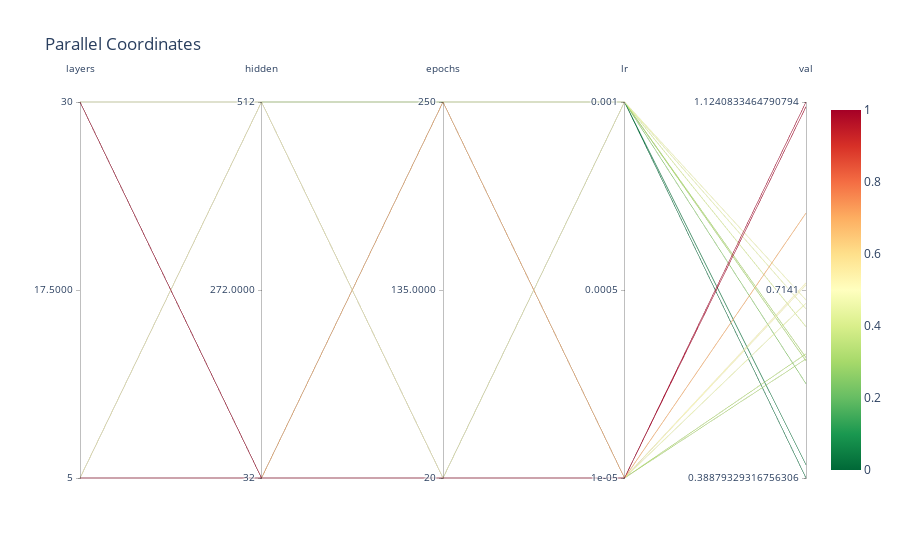
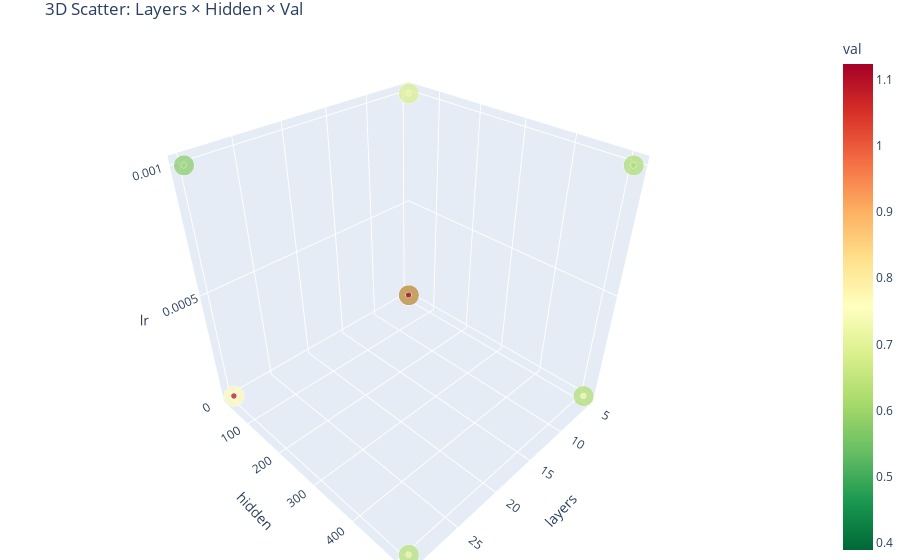
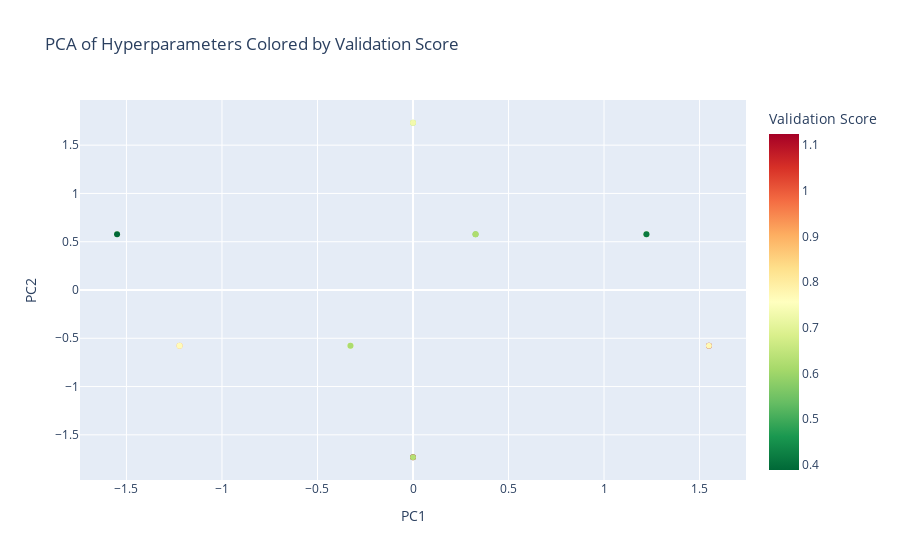
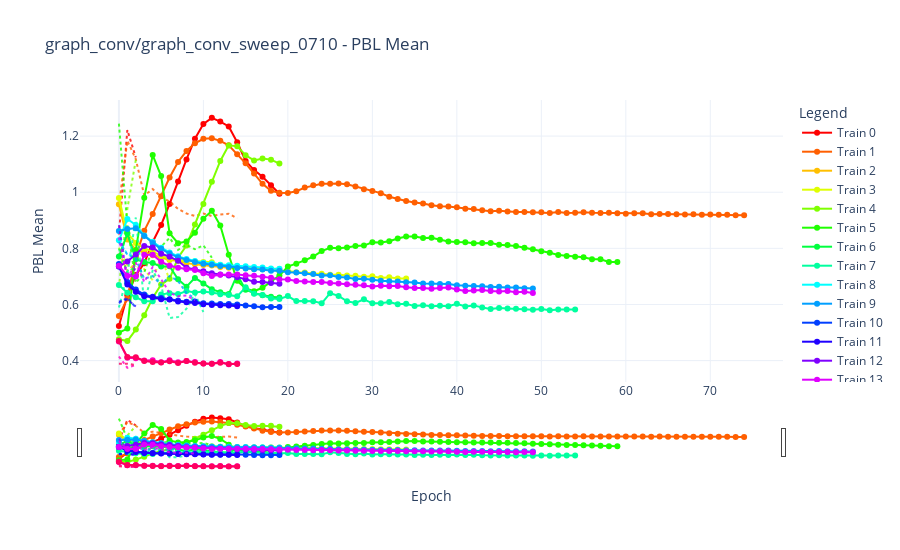

Notebook source saved alongside these figures, in order:
### Markdown cell above
---

### Code cell
data_df = pd.DataFrame()
parse_sweep("graph_conv/graph_conv_sweep_0710")
data_df = data_df.T

heatmap()
heatmap_matrix()
parallel_coordinates()
three_d_scatter()
pairplot()
pca_plot()
plot_train_val_interactive(data_df, sweep_name="graph_conv/graph_conv_sweep_0710")

### Figure 1 — Plotly figure (JSON) as saved in the notebook; plotly's stock layout.template omitted (floating-point values rounded to 4 significant figures)
{"data": [{"dimensions": [{"label": "layers", "range": [0, 1], "ticktext": ["5", "17.5000", "30"], "tickvals": [0, 0.5, 1], "values": [0.0, 1.0, 1.0, 1.0, 1.0, 0.0, 0.0, 1.0, 0.0, 0.0, 1.0, 1.0, 0.0, 1.0, 0.0, 0.0]}, {"label": "hidden", "range": [0, 1], "ticktext": ["32", "272.0000", "512"], "tickvals": [0, 0.5, 1], "values": [0.0, 0.0, 0.0, 1.0, 1.0, 0.0, 0.0, 1.0, 1.0, 1.0, 1.0, 0.0, 1.0, 0.0, 1.0, 0.0]}, {"label": "epochs", "range": [0, 1], "ticktext": ["20", "135.0000", "250"], "tickvals": [0, 0.5, 1], "values": [1.0, 1.0, 0.0, 0.0, 1.0, 1.0, 0.0, 1.0, 1.0, 1.0, 0.0, 0.0, 0.0, 1.0, 0.0, 0.0]}, {"label": "lr", "range": [0, 1], "ticktext": ["1e-05", "0.0005", "0.001"], "tickvals": [0, 0.5, 1], "values": [1.0, 0.0, 0.0, 1.0, 1.0, 0.0, 1.0, 0.0, 1.0, 0.0, 0.0, 1.0, 0.0, 1.0, 1.0, 0.0]}, {"label": "val", "range": [0, 1], "ticktext": ["0.38879329316756306", "0.7141", "1.1240833464790794"], "tickvals": [0, 0.5, 1], "values": [0.4023, 0.5136, 0.9876, 0.03497, 0.0, 0.7047, 0.4498, 0.3302, 0.3115, 0.3165, 0.4648, 0.4733, 0.5189, 0.2507, 0.3201, 1.0]}], "line": {"cmax": 1, "cmin": 0, "color": [0.4023, 0.5136, 0.9876, 0.03497, 0.0, 0.7047, 0.4498, 0.3302, 0.3115, 0.3165, 0.4648, 0.4733, 0.5189, 0.2507, 0.3201, 1.0], "colorscale": [[0, "rgb(0,104,55)"], [0.1, "rgb(26,152,80)"], [0.2, "rgb(102,189,99)"], [0.3, "rgb(166,217,106)"], [0.4, "rgb(217,239,139)"], [0.5, "rgb(255,255,191)"], [0.6, "rgb(254,224,139)"], [0.7, "rgb(253,174,97)"], [0.8, "rgb(244,109,67)"], [0.9, "rgb(215,48,39)"], [1, "rgb(165,0,38)"]], "showscale": true}, "type": "parcoords"}], "layout": {"title": {"text": "Parallel Coordinates"}}}

### Figure 2 — Plotly figure (JSON) as saved in the notebook; plotly's stock layout.template omitted (floating-point values rounded to 4 significant figures)
{"data": [{"hovertemplate": "<b>%{hovertext}</b><br><br>layers=%{x}<br>hidden=%{y}<br>lr=%{z}<br>epochs=%{marker.size}<br>val=%{marker.color}<extra></extra>", "hovertext": [3, 5, 4, 14, 15, 1, 2, 13, 11, 9, 12, 6, 8, 7, 10, 0], "legendgroup": "", "marker": {"color": [0.6846, 0.7664, 1.115, 0.4145, 0.3888, 0.9069, 0.7195, 0.6316, 0.6178, 0.6215, 0.7305, 0.7368, 0.7703, 0.5731, 0.6242, 1.124], "coloraxis": "coloraxis", "size": [250.0, 250.0, 20.0, 20.0, 250.0, 250.0, 20.0, 250.0, 250.0, 250.0, 20.0, 20.0, 20.0, 250.0, 20.0, 20.0], "sizemode": "area", "sizeref": 0.625, "symbol": "circle"}, "mode": "markers", "name": "", "scene": "scene", "showlegend": false, "type": "scatter3d", "x": [5.0, 30.0, 30.0, 30.0, 30.0, 5.0, 5.0, 30.0, 5.0, 5.0, 30.0, 30.0, 5.0, 30.0, 5.0, 5.0], "y": [32.0, 32.0, 32.0, 512.0, 512.0, 32.0, 32.0, 512.0, 512.0, 512.0, 512.0, 32.0, 512.0, 32.0, 512.0, 32.0], "z": [0.001, 1e-05, 1e-05, 0.001, 0.001, 1e-05, 0.001, 1e-05, 0.001, 1e-05, 1e-05, 0.001, 1e-05, 0.001, 0.001, 1e-05]}], "layout": {"coloraxis": {"colorbar": {"title": {"text": "val"}}, "colorscale": [[0, "rgb(0,104,55)"], [0.1, "rgb(26,152,80)"], [0.2, "rgb(102,189,99)"], [0.3, "rgb(166,217,106)"], [0.4, "rgb(217,239,139)"], [0.5, "rgb(255,255,191)"], [0.6, "rgb(254,224,139)"], [0.7, "rgb(253,174,97)"], [0.8, "rgb(244,109,67)"], [0.9, "rgb(215,48,39)"], [1, "rgb(165,0,38)"]]}, "legend": {"itemsizing": "constant", "tracegroupgap": 0}, "margin": {"b": 0, "l": 0, "r": 0, "t": 30}, "scene": {"domain": {"x": [0, 1], "y": [0, 1]}, "xaxis": {"title": {"text": "layers"}}, "yaxis": {"title": {"text": "hidden"}}, "zaxis": {"title": {"text": "lr"}}}, "title": {"text": "3D Scatter: Layers × Hidden × Val"}}}

### Figure 3 — Plotly figure (JSON) as saved in the notebook; plotly's stock layout.template omitted (floating-point values rounded to 4 significant figures)
{"data": [{"customdata": [[0, 5, 32, 20, 1e-05], [1, 5, 32, 250, 1e-05], [2, 5, 32, 20, 0.001], [3, 5, 32, 250, 0.001], [4, 30, 32, 20, 1e-05], [5, 30, 32, 250, 1e-05], [6, 30, 32, 20, 0.001], [7, 30, 32, 250, 0.001], [8, 5, 512, 20, 1e-05], [9, 5, 512, 250, 1e-05], [10, 5, 512, 20, 0.001], [11, 5, 512, 250, 0.001], [12, 30, 512, 20, 1e-05], [13, 30, 512, 250, 1e-05], [14, 30, 512, 20, 0.001], [15, 30, 512, 250, 0.001]], "hovertemplate": "PC1=%{x}<br>PC2=%{y}<br>run_id=%{customdata[0]}<br>layers=%{customdata[1]}<br>hidden=%{customdata[2]}<br>epochs=%{customdata[3]}<br>lr=%{customdata[4]}<br>val=%{marker.color}<extra></extra>", "legendgroup": "", "marker": {"color": [1.124, 0.9069, 0.7195, 0.6846, 1.115, 0.7664, 0.7368, 0.5731, 0.7703, 0.6215, 0.6242, 0.6178, 0.7305, 0.6316, 0.4145, 0.3888], "coloraxis": "coloraxis", "symbol": "circle"}, "mode": "markers", "name": "", "orientation": "v", "showlegend": false, "type": "scatter", "x": [6.661e-16, -1.222, -1.549, 1.222, 1.549, -1.222, -0.3274, 0.3274, 1.549, 0.3274, -5.551e-16, -0.3274, -4.441e-16, 4.441e-16, 1.222, -1.549], "xaxis": "x", "y": [-1.732, -0.5774, 0.5774, 0.5774, -0.5774, -0.5774, -0.5774, 0.5774, -0.5774, 0.5774, 1.732, -0.5774, 1.732, -1.732, 0.5774, 0.5774], "yaxis": "y"}], "layout": {"coloraxis": {"colorbar": {"title": {"text": "Validation Score"}}, "colorscale": [[0, "rgb(0,104,55)"], [0.1, "rgb(26,152,80)"], [0.2, "rgb(102,189,99)"], [0.3, "rgb(166,217,106)"], [0.4, "rgb(217,239,139)"], [0.5, "rgb(255,255,191)"], [0.6, "rgb(254,224,139)"], [0.7, "rgb(253,174,97)"], [0.8, "rgb(244,109,67)"], [0.9, "rgb(215,48,39)"], [1, "rgb(165,0,38)"]]}, "legend": {"tracegroupgap": 0}, "title": {"text": "PCA of Hyperparameters Colored by Validation Score"}, "xaxis": {"anchor": "y", "domain": [0, 1], "title": {"text": "PC1"}}, "yaxis": {"anchor": "x", "domain": [0, 1], "title": {"text": "PC2"}}}}

### Figure 4 — Plotly figure (JSON) as saved in the notebook; plotly's stock layout.template omitted (floating-point values rounded to 4 significant figures)
{"data": [{"hovertemplate": "Run: sweep_layers_5_hidden_32_lr_1e-5_epochs_20_0_250710_205101<br>Epoch: %{x}<br>PBL Mean: %{y}<extra></extra>", "line": {"color": "rgb(255, 0, 0)"}, "marker": {"symbol": "circle"}, "mode": "lines+markers", "name": "Train 0", "type": "scatter", "x": [0, 1, 2, 3, 4, 5, 6, 7, 8, 9, 10, 11, 12, 13, 14, 15, 16, 17, 18, 19], "y": [0.5229, 0.6327, 0.7046, 0.747, 0.8226, 0.8833, 0.9581, 1.038, 1.117, 1.191, 1.243, 1.265, 1.252, 1.234, 1.178, 1.111, 1.079, 1.055, 1.025, 0.9947]}, {"line": {"color": "rgb(255, 0, 0)", "dash": "dot"}, "mode": "lines", "opacity": 0.8, "showlegend": false, "type": "scatter", "x": [0, 1, 2], "y": [0.8495, 1.222, 1.124]}, {"hovertemplate": "Run: sweep_layers_5_hidden_32_lr_1e-5_epochs_250_1_250710_205059<br>Epoch: %{x}<br>PBL Mean: %{y}<extra></extra>", "line": {"color": "rgb(255, 95, 0)"}, "marker": {"symbol": "circle"}, "mode": "lines+markers", "name": "Train 1", "type": "scatter", "x": [0, 1, 2, 3, 4, 5, 6, 7, 8, 9, 10, 11, 12, 13, 14, 15, 16, 17, 18, 19, 20, 21, 22, 23, 24, 25, 26, 27, 28, 29, 30, 31, 32, 33, 34, 35, 36, 37, 38, 39, 40, 41, 42, 43, 44, 45, 46, 47, 48, 49, 50, 51, 52, 53, 54, 55, 56, 57, 58, 59, 60, 61, 62, 63, 64, 65, 66, 67, 68, 69, 70, 71, 72, 73, 74], "y": [0.5587, 0.6214, 0.77, 0.8623, 0.9227, 0.9853, 1.052, 1.108, 1.147, 1.174, 1.19, 1.192, 1.183, 1.167, 1.135, 1.103, 1.067, 1.03, 1.005, 0.9984, 0.9972, 1.004, 1.016, 1.025, 1.03, 1.031, 1.031, 1.028, 1.02, 1.011, 1.005, 0.9967, 0.9841, 0.9762, 0.9688, 0.9636, 0.9601, 0.9538, 0.9497, 0.9494, 0.946, 0.9414, 0.9404, 0.9355, 0.9326, 0.9339, 0.9312, 0.9296, 0.9293, 0.9286, 0.9289, 0.926, 0.9293, 0.9261, 0.9266, 0.9284, 0.9266, 0.9259, 0.9268, 0.9248, 0.9234, 0.9247, 0.9252, 0.9213, 0.9228, 0.9221, 0.9216, 0.9205, 0.9217, 0.9199, 0.9204, 0.9195, 0.92, 0.9181, 0.9181]}, {"line": {"color": "rgb(255, 95, 0)", "dash": "dot"}, "mode": "lines", "opacity": 0.8, "showlegend": false, "type": "scatter", "x": [0, 1, 2, 3, 4, 5, 6, 7, 8, 9, 10, 11, 12, 13, 14], "y": [0.9536, 1.183, 1.118, 0.9887, 1.011, 0.984, 0.9669, 0.9404, 0.9242, 0.9152, 0.9243, 0.9151, 0.9204, 0.9236, 0.9069]}, {"hovertemplate": "Run: sweep_layers_5_hidden_32_lr_1e-3_epochs_20_2_250710_205057<br>Epoch: %{x}<br>PBL Mean: %{y}<extra></extra>", "line": {"color": "rgb(255, 191, 0)"}, "marker": {"symbol": "circle"}, "mode": "lines+markers", "name": "Train 2", "type": "scatter", "x": [0, 1, 2, 3, 4, 5, 6, 7, 8, 9, 10, 11, 12, 13, 14, 15, 16, 17, 18, 19], "y": [0.9576, 0.8319, 0.7948, 0.786, 0.7758, 0.7676, 0.7585, 0.7555, 0.7473, 0.743, 0.7402, 0.7387, 0.7335, 0.7312, 0.7315, 0.7314, 0.7267, 0.7275, 0.7253, 0.7257]}, {"line": {"color": "rgb(255, 191, 0)", "dash": "dot"}, "mode": "lines", "opacity": 0.8, "showlegend": false, "type": "scatter", "x": [0, 1, 2], "y": [0.783, 0.7195, 0.746]}, {"hovertemplate": "Run: sweep_layers_5_hidden_32_lr_1e-3_epochs_250_3_250710_205058<br>Epoch: %{x}<br>PBL Mean: %{y}<extra></extra>", "line": {"color": "rgb(223, 255, 0)"}, "marker": {"symbol": "circle"}, "mode": "lines+markers", "name": "Train 3", "type": "scatter", "x": [0, 1, 2, 3, 4, 5, 6, 7, 8, 9, 10, 11, 12, 13, 14, 15, 16, 17, 18, 19, 20, 21, 22, 23, 24, 25, 26, 27, 28, 29, 30, 31, 32, 33, 34], "y": [0.9792, 0.8547, 0.8194, 0.7999, 0.7872, 0.7746, 0.7616, 0.7581, 0.7563, 0.7535, 0.7518, 0.7508, 0.7404, 0.7352, 0.7328, 0.729, 0.7282, 0.7253, 0.7257, 0.718, 0.7192, 0.715, 0.7136, 0.7095, 0.7097, 0.706, 0.7057, 0.7029, 0.702, 0.699, 0.7008, 0.6947, 0.6966, 0.6927, 0.6923]}, {"line": {"color": "rgb(223, 255, 0)", "dash": "dot"}, "mode": "lines", "opacity": 0.8, "showlegend": false, "type": "scatter", "x": [0, 1, 2, 3, 4, 5, 6], "y": [0.8025, 0.7391, 0.7363, 0.7256, 0.6861, 0.7752, 0.6846]}, {"hovertemplate": "Run: sweep_layers_30_hidden_32_lr_1e-5_epochs_20_4_250710_205059<br>Epoch: %{x}<br>PBL Mean: %{y}<extra></extra>", "line": {"color": "rgb(127, 255, 0)"}, "marker": {"symbol": "circle"}, "mode": "lines+markers", "name": "Train 4", "type": "scatter", "x": [0, 1, 2, 3, 4, 5, 6, 7, 8, 9, 10, 11, 12, 13, 14, 15, 16, 17, 18, 19], "y": [0.4759, 0.4697, 0.5104, 0.5615, 0.6228, 0.671, 0.6915, 0.7664, 0.8104, 0.8854, 0.9582, 1.038, 1.111, 1.167, 1.163, 1.132, 1.113, 1.12, 1.116, 1.102]}, {"line": {"color": "rgb(127, 255, 0)", "dash": "dot"}, "mode": "lines", "opacity": 0.8, "showlegend": false, "type": "scatter", "x": [0, 1, 2], "y": [0.6597, 0.9409, 1.115]}, {"hovertemplate": "Run: sweep_layers_30_hidden_32_lr_1e-5_epochs_250_5_250710_205055<br>Epoch: %{x}<br>PBL Mean: %{y}<extra></extra>", "line": {"color": "rgb(31, 255, 0)"}, "marker": {"symbol": "circle"}, "mode": "lines+markers", "name": "Train 5", "type": "scatter", "x": [0, 1, 2, 3, 4, 5, 6, 7, 8, 9, 10, 11, 12, 13, 14, 15, 16, 17, 18, 19, 20, 21, 22, 23, 24, 25, 26, 27, 28, 29, 30, 31, 32, 33, 34, 35, 36, 37, 38, 39, 40, 41, 42, 43, 44, 45, 46, 47, 48, 49, 50, 51, 52, 53, 54, 55, 56, 57, 58, 59], "y": [0.4994, 0.514, 0.7934, 0.9799, 1.132, 1.058, 0.8539, 0.8186, 0.8246, 0.8557, 0.9059, 0.9336, 0.8818, 0.7772, 0.6843, 0.6572, 0.6471, 0.6595, 0.6812, 0.7032, 0.7352, 0.7451, 0.7571, 0.7709, 0.7904, 0.8018, 0.8003, 0.8028, 0.8083, 0.8097, 0.8215, 0.8206, 0.8252, 0.8352, 0.8421, 0.842, 0.8367, 0.8373, 0.8303, 0.8247, 0.8223, 0.822, 0.8184, 0.8188, 0.8189, 0.8129, 0.8115, 0.8086, 0.802, 0.7968, 0.7894, 0.7843, 0.7766, 0.7731, 0.7701, 0.7684, 0.7615, 0.7611, 0.7517, 0.7516]}, {"line": {"color": "rgb(31, 255, 0)", "dash": "dot"}, "mode": "lines", "opacity": 0.8, "showlegend": false, "type": "scatter", "x": [0, 1, 2, 3, 4, 5, 6, 7, 8, 9, 10, 11], "y": [1.244, 0.8832, 0.6772, 0.7141, 0.8009, 0.8061, 0.8375, 0.7945, 0.8124, 0.7968, 0.811, 0.7664]}, {"hovertemplate": "Run: sweep_layers_30_hidden_32_lr_1e-3_epochs_20_6_250710_205056<br>Epoch: %{x}<br>PBL Mean: %{y}<extra></extra>", "line": {"color": "rgb(0, 255, 63)"}, "marker": {"symbol": "circle"}, "mode": "lines+markers", "name": "Train 6", "type": "scatter", "x": [0, 1, 2, 3, 4, 5, 6, 7, 8, 9, 10, 11, 12, 13, 14, 15, 16, 17, 18, 19], "y": [0.7707, 0.8526, 0.7607, 0.7514, 0.7477, 0.7349, 0.7362, 0.6898, 0.6635, 0.6948, 0.6749, 0.654, 0.6439, 0.6371, 0.7056, 0.6522, 0.6403, 0.6329, 0.6273, 0.6245]}, {"line": {"color": "rgb(0, 255, 63)", "dash": "dot"}, "mode": "lines", "opacity": 0.8, "showlegend": false, "type": "scatter", "x": [0, 1, 2], "y": [0.7993, 0.713, 0.7368]}, {"hovertemplate": "Run: sweep_layers_30_hidden_32_lr_1e-3_epochs_250_7_250710_205055<br>Epoch: %{x}<br>PBL Mean: %{y}<extra></extra>", "line": {"color": "rgb(0, 255, 159)"}, "marker": {"symbol": "circle"}, "mode": "lines+markers", "name": "Train 7", "type": "scatter", "x": [0, 1, 2, 3, 4, 5, 6, 7, 8, 9, 10, 11, 12, 13, 14, 15, 16, 17, 18, 19, 20, 21, 22, 23, 24, 25, 26, 27, 28, 29, 30, 31, 32, 33, 34, 35, 36, 37, 38, 39, 40, 41, 42, 43, 44, 45, 46, 47, 48, 49, 50, 51, 52, 53, 54], "y": [0.6695, 0.642, 0.6257, 0.6118, 0.6119, 0.6353, 0.6404, 0.6369, 0.6482, 0.6426, 0.6462, 0.6426, 0.6366, 0.6337, 0.629, 0.661, 0.638, 0.6337, 0.6214, 0.6197, 0.6301, 0.6119, 0.6128, 0.6118, 0.6041, 0.6402, 0.6306, 0.6112, 0.6055, 0.6183, 0.6041, 0.6041, 0.6084, 0.601, 0.6024, 0.5942, 0.5972, 0.5939, 0.5957, 0.5939, 0.6027, 0.5932, 0.5967, 0.5889, 0.5839, 0.5874, 0.5855, 0.5845, 0.5825, 0.5815, 0.5834, 0.5795, 0.5819, 0.5821, 0.5819]}, {"line": {"color": "rgb(0, 255, 159)", "dash": "dot"}, "mode": "lines", "opacity": 0.8, "showlegend": false, "type": "scatter", "x": [0, 1, 2, 3, 4, 5, 6, 7, 8, 9, 10], "y": [0.5889, 0.7072, 0.9099, 0.6034, 0.722, 0.6661, 0.5519, 0.5548, 0.585, 0.6367, 0.5731]}, {"hovertemplate": "Run: sweep_layers_5_hidden_512_lr_1e-5_epochs_20_8_250710_211005<br>Epoch: %{x}<br>PBL Mean: %{y}<extra></extra>", "line": {"color": "rgb(0, 255, 255)"}, "marker": {"symbol": "circle"}, "mode": "lines+markers", "name": "Train 8", "type": "scatter", "x": [0, 1, 2, 3, 4, 5, 6, 7, 8, 9, 10, 11, 12, 13, 14, 15, 16, 17, 18, 19], "y": [0.8284, 0.9046, 0.883, 0.8456, 0.8232, 0.8026, 0.7852, 0.7715, 0.762, 0.7547, 0.7485, 0.7456, 0.7419, 0.74, 0.7375, 0.7359, 0.7334, 0.7314, 0.7279, 0.7269]}, {"line": {"color": "rgb(0, 255, 255)", "dash": "dot"}, "mode": "lines", "opacity": 0.8, "showlegend": false, "type": "scatter", "x": [0, 1, 2], "y": [0.8288, 0.7788, 0.7703]}, {"hovertemplate": "Run: sweep_layers_5_hidden_512_lr_1e-5_epochs_250_9_250710_212241<br>Epoch: %{x}<br>PBL Mean: %{y}<extra></extra>", "line": {"color": "rgb(0, 159, 255)"}, "marker": {"symbol": "circle"}, "mode": "lines+markers", "name": "Train 9", "type": "scatter", "x": [0, 1, 2, 3, 4, 5, 6, 7, 8, 9, 10, 11, 12, 13, 14, 15, 16, 17, 18, 19, 20, 21, 22, 23, 24, 25, 26, 27, 28, 29, 30, 31, 32, 33, 34, 35, 36, 37, 38, 39, 40, 41, 42, 43, 44, 45, 46, 47, 48, 49], "y": [0.8616, 0.8687, 0.8712, 0.8444, 0.819, 0.7985, 0.7815, 0.7682, 0.7586, 0.7512, 0.745, 0.7417, 0.7373, 0.7338, 0.73, 0.7285, 0.7259, 0.7243, 0.7205, 0.7203, 0.7151, 0.714, 0.7109, 0.7087, 0.7031, 0.704, 0.6981, 0.6962, 0.6907, 0.6916, 0.6878, 0.6847, 0.6828, 0.6817, 0.6792, 0.6786, 0.675, 0.6745, 0.6729, 0.6725, 0.6684, 0.6668, 0.6656, 0.6653, 0.6621, 0.6627, 0.6605, 0.6603, 0.6582, 0.6566]}, {"line": {"color": "rgb(0, 159, 255)", "dash": "dot"}, "mode": "lines", "opacity": 0.8, "showlegend": false, "type": "scatter", "x": [0, 1, 2, 3, 4, 5, 6, 7, 8, 9], "y": [0.8223, 0.7773, 0.7626, 0.6917, 0.7015, 0.6695, 0.7017, 0.6836, 0.6402, 0.6215]}, {"hovertemplate": "Run: sweep_layers_5_hidden_512_lr_1e-3_epochs_20_10_250710_212255<br>Epoch: %{x}<br>PBL Mean: %{y}<extra></extra>", "line": {"color": "rgb(0, 63, 255)"}, "marker": {"symbol": "circle"}, "mode": "lines+markers", "name": "Train 10", "type": "scatter", "x": [0, 1, 2, 3, 4, 5, 6, 7, 8, 9, 10, 11, 12, 13, 14, 15, 16, 17, 18, 19], "y": [0.744, 0.6797, 0.653, 0.6351, 0.6273, 0.6227, 0.6186, 0.6142, 0.6093, 0.6106, 0.6046, 0.6036, 0.6015, 0.6017, 0.6002, 0.5962, 0.5941, 0.5899, 0.5906, 0.5913]}, {"line": {"color": "rgb(0, 63, 255)", "dash": "dot"}, "mode": "lines", "opacity": 0.8, "showlegend": false, "type": "scatter", "x": [0, 1, 2], "y": [0.6046, 0.6242, 0.5886]}, {"hovertemplate": "Run: sweep_layers_5_hidden_512_lr_1e-3_epochs_250_11_250710_212347<br>Epoch: %{x}<br>PBL Mean: %{y}<extra></extra>", "line": {"color": "rgb(31, 0, 255)"}, "marker": {"symbol": "circle"}, "mode": "lines+markers", "name": "Train 11", "type": "scatter", "x": [0, 1, 2, 3, 4, 5, 6, 7, 8, 9, 10, 11, 12, 13, 14], "y": [0.7354, 0.671, 0.6455, 0.6291, 0.6257, 0.619, 0.6179, 0.6106, 0.6079, 0.6052, 0.6006, 0.5981, 0.5968, 0.5966, 0.5938]}, {"line": {"color": "rgb(31, 0, 255)", "dash": "dot"}, "mode": "lines", "opacity": 0.8, "showlegend": false, "type": "scatter", "x": [0, 1, 2], "y": [0.6101, 0.6178, 0.5928]}, {"hovertemplate": "Run: sweep_layers_30_hidden_512_lr_1e-5_epochs_20_12_250710_213300<br>Epoch: %{x}<br>PBL Mean: %{y}<extra></extra>", "line": {"color": "rgb(127, 0, 255)"}, "marker": {"symbol": "circle"}, "mode": "lines+markers", "name": "Train 12", "type": "scatter", "x": [0, 1, 2, 3, 4, 5, 6, 7, 8, 9, 10, 11, 12, 13, 14, 15, 16, 17, 18, 19], "y": [0.735, 0.7535, 0.7781, 0.8085, 0.8031, 0.7809, 0.7702, 0.7556, 0.7309, 0.7256, 0.7187, 0.7115, 0.707, 0.7028, 0.6974, 0.6902, 0.6813, 0.6797, 0.6769, 0.6736]}, {"line": {"color": "rgb(127, 0, 255)", "dash": "dot"}, "mode": "lines", "opacity": 0.8, "showlegend": false, "type": "scatter", "x": [0, 1, 2], "y": [0.8825, 0.6885, 0.7305]}, {"hovertemplate": "Run: sweep_layers_30_hidden_512_lr_1e-5_epochs_250_13_250710_213427<br>Epoch: %{x}<br>PBL Mean: %{y}<extra></extra>", "line": {"color": "rgb(223, 0, 255)"}, "marker": {"symbol": "circle"}, "mode": "lines+markers", "name": "Train 13", "type": "scatter", "x": [0, 1, 2, 3, 4, 5, 6, 7, 8, 9, 10, 11, 12, 13, 14, 15, 16, 17, 18, 19, 20, 21, 22, 23, 24, 25, 26, 27, 28, 29, 30, 31, 32, 33, 34, 35, 36, 37, 38, 39, 40, 41, 42, 43, 44, 45, 46, 47, 48, 49], "y": [0.7384, 0.7019, 0.7, 0.7776, 0.7774, 0.7521, 0.7382, 0.7308, 0.7258, 0.7226, 0.7115, 0.7018, 0.7062, 0.7068, 0.7065, 0.7041, 0.7028, 0.6991, 0.6948, 0.6898, 0.6885, 0.6839, 0.6821, 0.6798, 0.6804, 0.6762, 0.6748, 0.6722, 0.6699, 0.6681, 0.6644, 0.6664, 0.6649, 0.666, 0.6613, 0.6584, 0.6588, 0.6564, 0.6587, 0.6604, 0.6532, 0.6483, 0.6501, 0.6513, 0.6477, 0.6463, 0.6477, 0.6438, 0.6457, 0.6408]}, {"line": {"color": "rgb(223, 0, 255)", "dash": "dot"}, "mode": "lines", "opacity": 0.8, "showlegend": false, "type": "scatter", "x": [0, 1, 2, 3, 4, 5, 6, 7, 8, 9], "y": [0.8385, 0.692, 0.7498, 0.6803, 0.7334, 0.6902, 0.6409, 0.6294, 0.6316, 0.6156]}, {"hovertemplate": "Run: sweep_layers_30_hidden_512_lr_1e-3_epochs_20_14_250710_214147<br>Epoch: %{x}<br>PBL Mean: %{y}<extra></extra>", "line": {"color": "rgb(255, 0, 191)"}, "marker": {"symbol": "circle"}, "mode": "lines+markers", "name": "Train 14", "type": "scatter", "x": [0, 1, 2, 3, 4, 5, 6, 7, 8, 9, 10, 11, 12, 13, 14], "y": [0.4684, 0.41, 0.4088, 0.4007, 0.4008, 0.3938, 0.4011, 0.3939, 0.3987, 0.3952, 0.3892, 0.3888, 0.3947, 0.3873, 0.3899]}, {"line": {"color": "rgb(255, 0, 191)", "dash": "dot"}, "mode": "lines", "opacity": 0.8, "showlegend": false, "type": "scatter", "x": [0, 1, 2], "y": [0.4145, 0.3744, 0.3843]}, {"hovertemplate": "Run: sweep_layers_30_hidden_512_lr_1e-3_epochs_250_15_250710_214616<br>Epoch: %{x}<br>PBL Mean: %{y}<extra></extra>", "line": {"color": "rgb(255, 0, 95)"}, "marker": {"symbol": "circle"}, "mode": "lines+markers", "name": "Train 15", "type": "scatter", "x": [0, 1, 2, 3, 4, 5, 6, 7, 8, 9, 10, 11, 12, 13, 14], "y": [0.4695, 0.4126, 0.4118, 0.3984, 0.3946, 0.3931, 0.3976, 0.3917, 0.3982, 0.3924, 0.3896, 0.3884, 0.3921, 0.388, 0.3878]}, {"line": {"color": "rgb(255, 0, 95)", "dash": "dot"}, "mode": "lines", "opacity": 0.8, "showlegend": false, "type": "scatter", "x": [0, 1, 2], "y": [0.3888, 0.3886, 0.3844]}], "layout": {"height": 550, "legend": {"title": {"text": "Legend"}}, "title": {"text": "graph_conv/graph_conv_sweep_0710 - PBL Mean"}, "width": 900, "xaxis": {"rangeslider": {"visible": true}, "title": {"text": "Epoch"}, "type": "linear"}, "yaxis": {"title": {"text": "PBL Mean"}}}}
